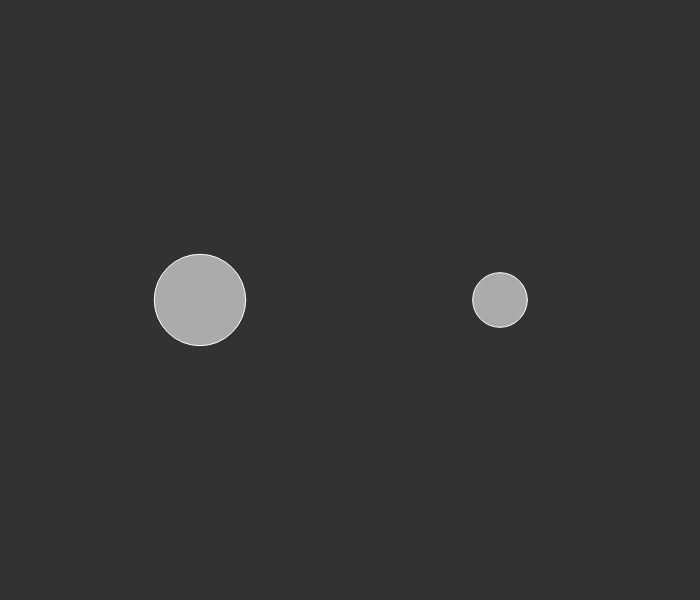
Frame 1 (no input)
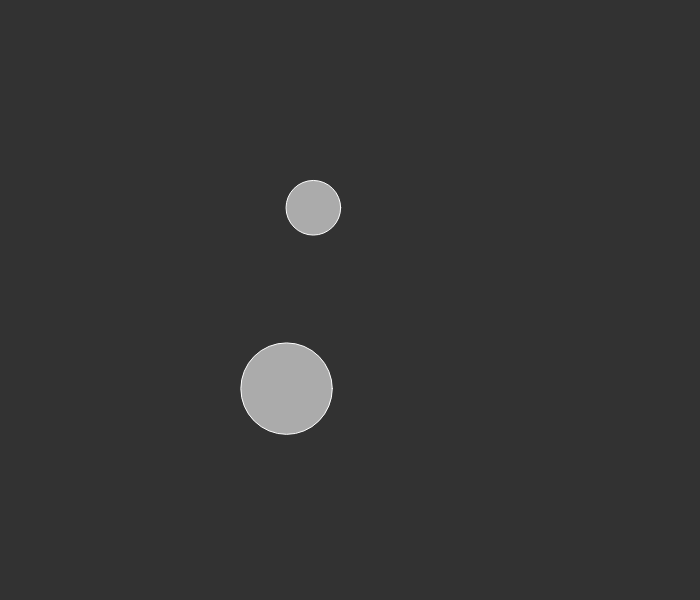
Frame 60 (no input)
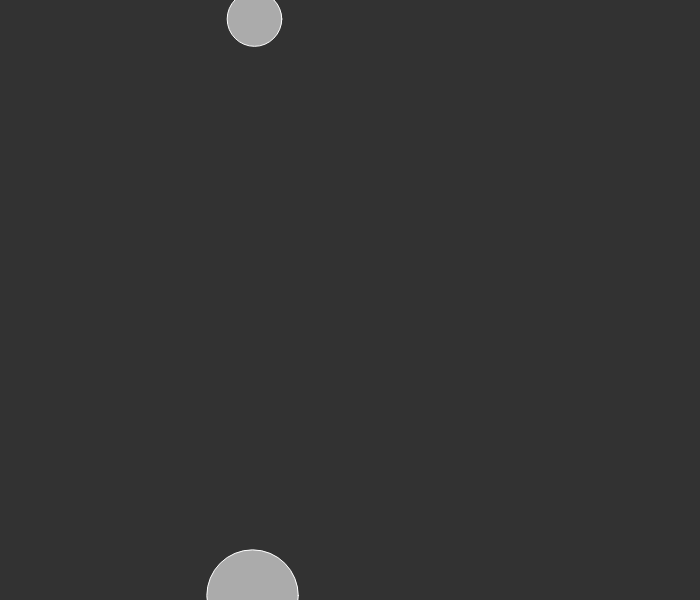
Frame 120 (the mouse pressed at the canvas centre since frame 60)

The p5.js sketch that drew these frames (run headless with seeded random() and noise() and a simulated clock; from frame 60 on, the mouse is pressed at the canvas centre):

// p5.js sketch
// ── sketch.js
const C_GRAVITY = 5;

let particles = [];
let p1, p2;

function setup() {
  createCanvas(700, 600);
  background(50);
  p1 = new Particle(width/2 - 150, height/2, random(10, 60));
  p1.vel = createVector(random(2, 5), random(-1, 1));
  p2 = new Particle(width/2 + 150, height/2, random(10, 60));
  p2.vel = createVector(-random(2, 5), random(-1, 1));


}

function draw() {
  background(50);

  p1.checkCollision(p2);
  p1.checkEdges();
  p1.display();
  p1.update();

  p2.checkCollision(p1)
  p2.checkEdges();
  p2.display();
  p2.update();

  /*
  for(let a=0; a<particles.length; a++) {
    let p = particles[a];
    for (let b=0; b<particles.length; b++) {
      let other = particles[b];
      if (a != b) {
        //p.applyGAttraction( other );
        //p.applyRepulsion( other );
      }
    }
    p.checkEdges();
    p.update();
    p.display();
  }
  */
}


function mousePressed() {
  //particles.push( new Particle(random(width), random(height), random(3, 30)) );
}


class Particle {
  constructor(x, y, m) {
    this.pos = createVector(x, y);
    this.vel = createVector();
    this.acc = createVector();
    this.mass = m;
    this.rad = m;
    this.r = 255;
    this.g = 255;
    this.b = 255;
  }

  checkCollision(other){
    let vector = p5.Vector.sub(other.pos, this.pos);
    let distance = vector.mag();
    if (distance < this.rad + other.rad){
      this.r = 255;
      this.g = 0;
      this.b = 0;

      let force = createVector();

      // this
      force = vector.copy();
      force.mult(-1);
      force.normalize();
      force.mult( other.vel.mag() * 3 );
      //force.mult(0.1);
      this.applyForce( force );

      //other
      force = vector.copy();
      force.normalize();
      force.mult( this.vel.mag() * 3 );
      other.applyForce( force );

    }else{
      this.r = 255;
      this.g = 255;
      this.b = 255;

    }
  }

  attractTo(target) {
    let f = p5.Vector.sub(target, this.pos);
    //f.normalize(); // get the direction
    //f.mult(1); // mag is now 5px.
    f.mult(0.05);
    this.applyForce( f );
  }

  applyGAttraction(other) {
    let f = p5.Vector.sub(other.pos, this.pos);
    let distance = f.mag(); // = this.pos.distance( other.pos );
    let gMag = (C_GRAVITY * this.mass * other.mass) / (distance * distance); // mag
    f.normalize(); // direction
    f.mult(gMag);
    this.applyForce( f );
  }
  applyRepulsion(other) {
    let f = p5.Vector.sub(other.pos, this.pos);
    let distance = f.mag();
    let gMag = (C_GRAVITY * this.mass * other.mass) / (distance * distance);
    f.normalize();
    f.mult(-gMag);
    this.applyForce( f );
  }

  update() {
    this.vel.add(this.acc);
    this.pos.add(this.vel);
    this.acc.mult(0);
    //
    //this.vel.mult(0.97);
  }
  applyForce(f) {
    let force = f.copy();
    force.div(this.mass);
    this.acc.add( force );
  }
  checkEdges() {
    if (this.pos.x < 0) {
      this.pos.x = 0;
      this.vel.x *= -1;
    }
    else if (this.pos.x > width) {
      this.pos.x = width;
      this.vel.x *= -1;
    }
    if (this.pos.y < 0) {
      this.pos.y = 0;
      this.vel.y *= -1;
    }
    else if (this.pos.y > height) {
      this.pos.y = height;
      this.vel.y *= -1;
    }
  }
  display() {
    push();
    translate(this.pos.x, this.pos.y);
    stroke(255);
    fill(this.r, this.g, this.b , 150);
    ellipse(0, 0, this.rad*2, this.rad*2);
    pop();
  }
}










// :D :P
